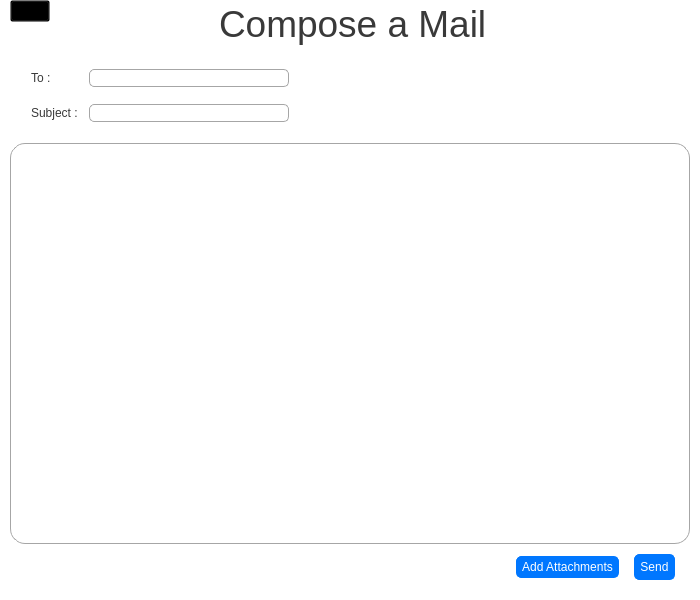
<?xml version="1.0" encoding="UTF-8"?>
<ui version="4.0">
 <class>SendWidget</class>
 <widget class="QWidget" name="SendWidget">
  <property name="geometry">
   <rect>
    <x>0</x>
    <y>0</y>
    <width>700</width>
    <height>600</height>
   </rect>
  </property>
  <property name="minimumSize">
   <size>
    <width>467</width>
    <height>600</height>
   </size>
  </property>
  <property name="windowTitle">
   <string>Form</string>
  </property>
  <property name="styleSheet">
   <string notr="true">QWidget#SendWidget {
	background: #FFFFFF;
	border: 1px solid #FFFFFF;
	border-radius: 20;
}</string>
  </property>
  <layout class="QVBoxLayout" name="verticalLayout_2">
   <property name="spacing">
    <number>10</number>
   </property>
   <property name="leftMargin">
    <number>10</number>
   </property>
   <property name="topMargin">
    <number>0</number>
   </property>
   <property name="rightMargin">
    <number>10</number>
   </property>
   <property name="bottomMargin">
    <number>20</number>
   </property>
   <item>
    <widget class="QFrame" name="SendTopFrame">
     <property name="frameShape">
      <enum>QFrame::NoFrame</enum>
     </property>
     <property name="frameShadow">
      <enum>QFrame::Raised</enum>
     </property>
     <layout class="QGridLayout" name="gridLayout">
      <property name="leftMargin">
       <number>0</number>
      </property>
      <property name="topMargin">
       <number>0</number>
      </property>
      <property name="rightMargin">
       <number>0</number>
      </property>
      <property name="bottomMargin">
       <number>0</number>
      </property>
      <item row="0" column="2" rowspan="2">
       <widget class="QLabel" name="SendTitleLabel">
        <property name="font">
         <font>
          <family>Segoe UI</family>
          <pointsize>28</pointsize>
         </font>
        </property>
        <property name="styleSheet">
         <string notr="true">QLabel#SendTitleLabel {
	color: #393939;
}</string>
        </property>
        <property name="text">
         <string>Compose a Mail</string>
        </property>
       </widget>
      </item>
      <item row="1" column="3">
       <spacer name="__Spacer__26">
        <property name="orientation">
         <enum>Qt::Horizontal</enum>
        </property>
        <property name="sizeHint" stdset="0">
         <size>
          <width>40</width>
          <height>20</height>
         </size>
        </property>
       </spacer>
      </item>
      <item row="0" column="0">
       <widget class="QPushButton" name="ExitSendMailButton">
        <property name="sizePolicy">
         <sizepolicy hsizetype="Maximum" vsizetype="Fixed">
          <horstretch>0</horstretch>
          <verstretch>0</verstretch>
         </sizepolicy>
        </property>
        <property name="styleSheet">
         <string notr="true">QPushButton#ExitSendMailButton {
	background: rgba(0, 0, 0, 0);
	text-align: left;
}</string>
        </property>
        <property name="text">
         <string/>
        </property>
        <property name="icon">
         <iconset resource="../Email Services/Images/Resource.qrc">
          <normaloff>:/WindowIcons/SVGs/WindowIcons/CloseWindowIcon.png</normaloff>:/WindowIcons/SVGs/WindowIcons/CloseWindowIcon.png</iconset>
        </property>
       </widget>
      </item>
      <item row="1" column="0">
       <spacer name="__Spacer__25">
        <property name="orientation">
         <enum>Qt::Horizontal</enum>
        </property>
        <property name="sizeHint" stdset="0">
         <size>
          <width>40</width>
          <height>20</height>
         </size>
        </property>
       </spacer>
      </item>
     </layout>
    </widget>
   </item>
   <item>
    <widget class="QFrame" name="SendDeatilsFrame">
     <property name="sizePolicy">
      <sizepolicy hsizetype="Maximum" vsizetype="Preferred">
       <horstretch>0</horstretch>
       <verstretch>0</verstretch>
      </sizepolicy>
     </property>
     <property name="maximumSize">
      <size>
       <width>300</width>
       <height>16777215</height>
      </size>
     </property>
     <property name="frameShape">
      <enum>QFrame::NoFrame</enum>
     </property>
     <property name="frameShadow">
      <enum>QFrame::Raised</enum>
     </property>
     <layout class="QVBoxLayout" name="verticalLayout">
      <property name="spacing">
       <number>15</number>
      </property>
      <property name="leftMargin">
       <number>10</number>
      </property>
      <property name="topMargin">
       <number>10</number>
      </property>
      <property name="rightMargin">
       <number>10</number>
      </property>
      <property name="bottomMargin">
       <number>10</number>
      </property>
      <item>
       <widget class="QFrame" name="SendToFrame">
        <property name="styleSheet">
         <string notr="true">QFrame#SendToFrame {
	background: #FFFFFF;
	border: 1px solid #FFFFFF;
	border-radius: 5;
}</string>
        </property>
        <property name="frameShape">
         <enum>QFrame::NoFrame</enum>
        </property>
        <property name="frameShadow">
         <enum>QFrame::Raised</enum>
        </property>
        <layout class="QHBoxLayout" name="horizontalLayout">
         <property name="spacing">
          <number>0</number>
         </property>
         <property name="leftMargin">
          <number>10</number>
         </property>
         <property name="topMargin">
          <number>0</number>
         </property>
         <property name="rightMargin">
          <number>10</number>
         </property>
         <property name="bottomMargin">
          <number>0</number>
         </property>
         <item>
          <widget class="QLabel" name="SendToLabel">
           <property name="styleSheet">
            <string notr="true">QLabel#SendToLabel {
	color: #393939;
}</string>
           </property>
           <property name="text">
            <string>To : </string>
           </property>
           <property name="alignment">
            <set>Qt::AlignLeading|Qt::AlignLeft|Qt::AlignVCenter</set>
           </property>
          </widget>
         </item>
         <item>
          <widget class="QLineEdit" name="SendToInput">
           <property name="sizePolicy">
            <sizepolicy hsizetype="Expanding" vsizetype="Maximum">
             <horstretch>0</horstretch>
             <verstretch>0</verstretch>
            </sizepolicy>
           </property>
           <property name="maximumSize">
            <size>
             <width>200</width>
             <height>16777215</height>
            </size>
           </property>
           <property name="font">
            <font>
             <family>Segoe UI</family>
            </font>
           </property>
           <property name="styleSheet">
            <string notr="true">QLineEdit#SendToInput {
	background: rgba(0, 0, 0, 0);
	border: 1px solid #a6a6a6;
	border-radius: 5;
	color: #393939;
}

QLineEdit#SendToInput:hover {
	border: 2px solid #1884ff;
	border-radius: 5;
}

QLineEdit#SendToInput:focus {
	border: 2px solid #1884ff;
	border-radius: 5;
}</string>
           </property>
          </widget>
         </item>
        </layout>
       </widget>
      </item>
      <item>
       <widget class="QFrame" name="SendSubjectFrame">
        <property name="styleSheet">
         <string notr="true">QFrame#SendSubjectFrame {
	background: #FFFFFF;
	border: 1px solid #FFFFFF;
	border-radius: 5;
}</string>
        </property>
        <property name="frameShape">
         <enum>QFrame::NoFrame</enum>
        </property>
        <property name="frameShadow">
         <enum>QFrame::Raised</enum>
        </property>
        <layout class="QHBoxLayout" name="horizontalLayout_2">
         <property name="spacing">
          <number>0</number>
         </property>
         <property name="leftMargin">
          <number>10</number>
         </property>
         <property name="topMargin">
          <number>0</number>
         </property>
         <property name="rightMargin">
          <number>10</number>
         </property>
         <property name="bottomMargin">
          <number>0</number>
         </property>
         <item>
          <widget class="QLabel" name="SendSubjectLabel">
           <property name="styleSheet">
            <string notr="true">QLabel#SendSubjectLabel {
	color: #393939;
}</string>
           </property>
           <property name="text">
            <string>Subject : </string>
           </property>
          </widget>
         </item>
         <item>
          <widget class="QLineEdit" name="SendSubjectInput">
           <property name="sizePolicy">
            <sizepolicy hsizetype="Expanding" vsizetype="Maximum">
             <horstretch>0</horstretch>
             <verstretch>0</verstretch>
            </sizepolicy>
           </property>
           <property name="maximumSize">
            <size>
             <width>200</width>
             <height>16777215</height>
            </size>
           </property>
           <property name="font">
            <font>
             <family>Segoe UI</family>
            </font>
           </property>
           <property name="styleSheet">
            <string notr="true">QLineEdit#SendSubjectInput {
	background: rgba(0, 0, 0, 0);
	border: 1px solid #a6a6a6;
	border-radius: 5;
	color: #393939;
}

QLineEdit#SendSubjectInput:hover {
	border: 2px solid #1884ff;
	border-radius: 5;
}

QLineEdit#SendSubjectInput:focus {
	border: 2px solid #1884ff;
	border-radius: 5;
}</string>
           </property>
          </widget>
         </item>
        </layout>
       </widget>
      </item>
     </layout>
    </widget>
   </item>
   <item>
    <widget class="QTextEdit" name="SendEmailBody">
     <property name="font">
      <font>
       <family>Segoe UI</family>
      </font>
     </property>
     <property name="styleSheet">
      <string notr="true">QTextEdit#SendEmailBody {
	background: rgba(0, 0, 0, 0);
	border: 1px solid #a6a6a6;
	border-radius: 15;
	color: #393939;
}</string>
     </property>
     <property name="verticalScrollBarPolicy">
      <enum>Qt::ScrollBarAlwaysOff</enum>
     </property>
     <property name="horizontalScrollBarPolicy">
      <enum>Qt::ScrollBarAlwaysOff</enum>
     </property>
    </widget>
   </item>
   <item>
    <widget class="QFrame" name="SendOptionsFrame">
     <property name="frameShape">
      <enum>QFrame::NoFrame</enum>
     </property>
     <property name="frameShadow">
      <enum>QFrame::Raised</enum>
     </property>
     <layout class="QHBoxLayout" name="horizontalLayout_4">
      <property name="spacing">
       <number>15</number>
      </property>
      <property name="leftMargin">
       <number>0</number>
      </property>
      <property name="topMargin">
       <number>0</number>
      </property>
      <property name="rightMargin">
       <number>15</number>
      </property>
      <property name="bottomMargin">
       <number>0</number>
      </property>
      <item>
       <spacer name="__Spacer__24">
        <property name="orientation">
         <enum>Qt::Horizontal</enum>
        </property>
        <property name="sizeHint" stdset="0">
         <size>
          <width>40</width>
          <height>20</height>
         </size>
        </property>
       </spacer>
      </item>
      <item>
       <widget class="QPushButton" name="AddAttachmentsButton">
        <property name="sizePolicy">
         <sizepolicy hsizetype="Fixed" vsizetype="Fixed">
          <horstretch>0</horstretch>
          <verstretch>0</verstretch>
         </sizepolicy>
        </property>
        <property name="styleSheet">
         <string notr="true">QPushButton#AddAttachmentsButton {
	background: #0077ff;
	border: 1px solid #0077ff;
	border-radius: 5;
	color: #FFFFFF;
	padding-top: 3;
	padding-bottom: 3;
	padding-left: 5;
	padding-right: 5;
}

QPushButton#AddAttachmentsButton:hover {
	background: #1884ff;
	border: 1px solid #1884ff;
}

QPushButton#AddAttachmentsButton:pressed {
	background: #65adff;
	border: 1px solid #65adff;
}</string>
        </property>
        <property name="text">
         <string>Add Attachments</string>
        </property>
        <property name="icon">
         <iconset resource="../Email Services/Images/Resource.qrc">
          <normaloff>:/Icons/SVGs/FileIcons/PaperClipIcon.png</normaloff>:/Icons/SVGs/FileIcons/PaperClipIcon.png</iconset>
        </property>
        <property name="iconSize">
         <size>
          <width>20</width>
          <height>20</height>
         </size>
        </property>
       </widget>
      </item>
      <item>
       <widget class="QPushButton" name="SendButton">
        <property name="sizePolicy">
         <sizepolicy hsizetype="Maximum" vsizetype="Maximum">
          <horstretch>0</horstretch>
          <verstretch>0</verstretch>
         </sizepolicy>
        </property>
        <property name="styleSheet">
         <string notr="true">QPushButton#SendButton {
	background: #0077ff;
	border: 1px solid #0077ff;
	border-radius: 5;
	color: #FFFFFF;
	padding: 5;
}

QPushButton#SendButton:hover {
	background: #1884ff;
	border: 1px solid #1884ff;
}

QPushButton#SendButton:pressed {
	background: #65adff;
	border: 1px solid #65adff;
}</string>
        </property>
        <property name="text">
         <string>Send</string>
        </property>
       </widget>
      </item>
     </layout>
    </widget>
   </item>
  </layout>
 </widget>
 <resources>
  <include location="../Email Services/Images/Resource.qrc"/>
 </resources>
 <connections/>
</ui>
